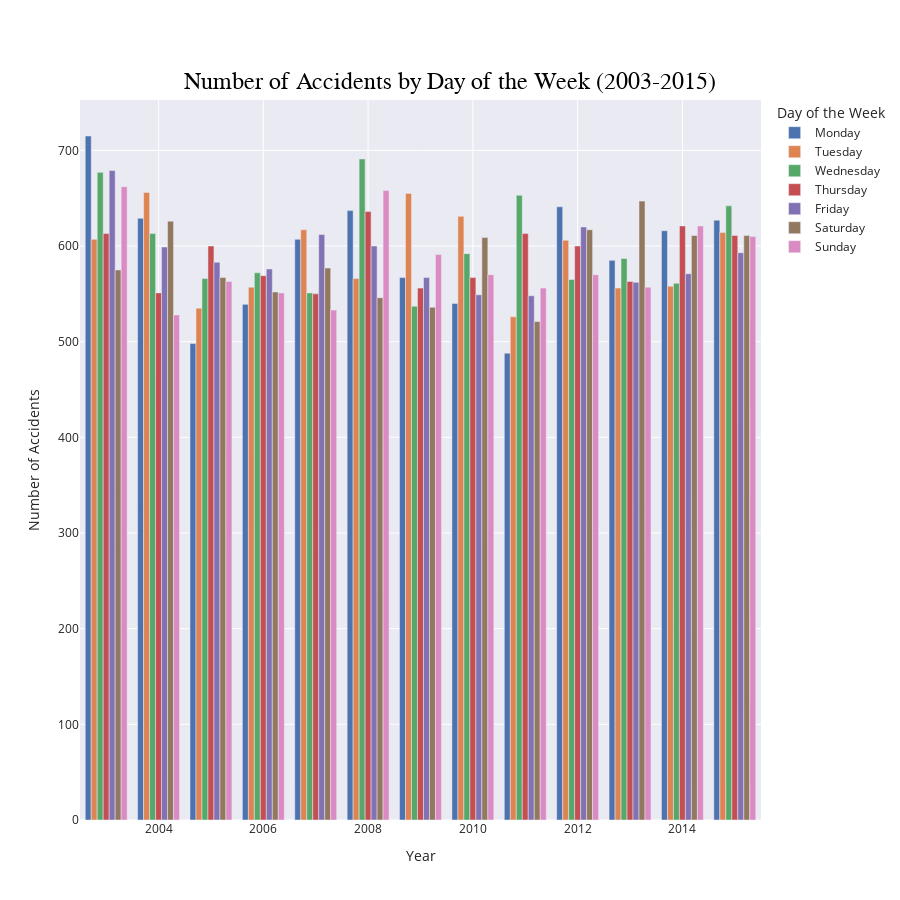

The code cell stored with this chart in its notebook:
### Code cell
# Create a figure with plotly.graph_objects
fig = go.Figure()


# Add one bar for each day of the week
for idx, day in enumerate(ordered_days):
    day_data = accidents_long_df[accidents_long_df['DayOfWeek'] == day]
    fig.add_trace(go.Bar(
        x=day_data['Year'],
        y=day_data['Accidents'],
        name=day,
        text=day_data['Accidents'],  # Number of accidents displayed inside the bar
        hoverinfo='text',
        hovertemplate='<b>Day of the week</b>: ' + day + '<br>' +
                      '<b>Year</b>: %{x}<br>' +
                      '<b>Accidents</b>: %{y}<br><br>' +
                      '%{hovertext}<extra></extra>',
        hovertext=day_data['Tooltip'].str.replace(r"(#\d+)", r"<b>\1</b>"), # Custom hover text
    ))

# Update the layout for a grouped bar chart
fig.update_layout(
    height=900,
    barmode='group',
    title={
        'text': 'Number of Accidents by Day of the Week (2003-2015)',
        'y':0.92,
        'x':0.5,
        'xanchor': 'center',
        'yanchor': 'top',
        'font': dict(
            family="Arial, sans-serif",
            size=24,
            color="black",
        ),
    },
    xaxis=dict(title='Year'),
    yaxis=dict(title='Number of Accidents'),
    legend_title='Day of the Week',
    uniformtext_minsize=8,  # Ensures text size inside bars is readable
    uniformtext_mode='hide',  # Hides text if the bar is too small
    template='seaborn', # nice!
)

# Show the figure
fig.show()

# Save the figure
#py.plot(fig, filename='day_of_the_week_plot.html')

### Figure 1 — Plotly figure (JSON) as saved in the notebook; plotly's stock layout.template omitted (floating-point values rounded to 4 significant figures)
{"data": [{"hoverinfo": "text", "hovertemplate": "<b>Day of the week</b>: Monday<br><b>Year</b>: %{x}<br><b>Accidents</b>: %{y}<br><br>%{hovertext}<extra></extra>", "hovertext": ["Mondays in 2003 were the #1 worst day for accidents", "Mondays in 2004 were the #16 worst day for accidents", "Mondays in 2005 were the #90 worst day for accidents", "Mondays in 2006 were the #82 worst day for accidents", "Mondays in 2007 were the #35 worst day for accidents", "Mondays in 2008 were the #13 worst day for accidents", "Mondays in 2009 were the #56 worst day for accidents", "Mondays in 2010 were the #81 worst day for accidents", "Mondays in 2011 were the #91 worst day for accidents", "Mondays in 2012 were the #12 worst day for accidents", "Mondays in 2013 were the #46 worst day for accidents", "Mondays in 2014 were the #24 worst day for accidents", "Mondays in 2015 were the #17 worst day for accidents"], "name": "Monday", "text": [715, 629, 498, 539, 607, 637, 567, 540, 488, 641, 585, 616, 627], "type": "bar", "x": [2003, 2004, 2005, 2006, 2007, 2008, 2009, 2010, 2011, 2012, 2013, 2014, 2015], "y": [715, 629, 498, 539, 607, 637, 567, 540, 488, 641, 585, 616, 627]}, {"hoverinfo": "text", "hovertemplate": "<b>Day of the week</b>: Tuesday<br><b>Year</b>: %{x}<br><b>Accidents</b>: %{y}<br><br>%{hovertext}<extra></extra>", "hovertext": ["Tuesdays in 2003 were the #35 worst day for accidents", "Tuesdays in 2004 were the #7 worst day for accidents", "Tuesdays in 2005 were the #85 worst day for accidents", "Tuesdays in 2006 were the #68 worst day for accidents", "Tuesdays in 2007 were the #22 worst day for accidents", "Tuesdays in 2008 were the #60 worst day for accidents", "Tuesdays in 2009 were the #8 worst day for accidents", "Tuesdays in 2010 were the #15 worst day for accidents", "Tuesdays in 2011 were the #88 worst day for accidents", "Tuesdays in 2012 were the #37 worst day for accidents", "Tuesdays in 2013 were the #70 worst day for accidents", "Tuesdays in 2014 were the #67 worst day for accidents", "Tuesdays in 2015 were the #25 worst day for accidents"], "name": "Tuesday", "text": [607, 656, 535, 557, 617, 566, 655, 631, 526, 606, 556, 558, 614], "type": "bar", "x": [2003, 2004, 2005, 2006, 2007, 2008, 2009, 2010, 2011, 2012, 2013, 2014, 2015], "y": [607, 656, 535, 557, 617, 566, 655, 631, 526, 606, 556, 558, 614]}, {"hoverinfo": "text", "hovertemplate": "<b>Day of the week</b>: Wednesday<br><b>Year</b>: %{x}<br><b>Accidents</b>: %{y}<br><br>%{hovertext}<extra></extra>", "hovertext": ["Wednesdays in 2003 were the #4 worst day for accidents", "Wednesdays in 2004 were the #26 worst day for accidents", "Wednesdays in 2005 were the #60 worst day for accidents", "Wednesdays in 2006 were the #51 worst day for accidents", "Wednesdays in 2007 were the #74 worst day for accidents", "Wednesdays in 2008 were the #2 worst day for accidents", "Wednesdays in 2009 were the #83 worst day for accidents", "Wednesdays in 2010 were the #43 worst day for accidents", "Wednesdays in 2011 were the #9 worst day for accidents", "Wednesdays in 2012 were the #62 worst day for accidents", "Wednesdays in 2013 were the #45 worst day for accidents", "Wednesdays in 2014 were the #66 worst day for accidents", "Wednesdays in 2015 were the #11 worst day for accidents"], "name": "Wednesday", "text": [677, 613, 566, 572, 551, 691, 537, 592, 653, 565, 587, 561, 642], "type": "bar", "x": [2003, 2004, 2005, 2006, 2007, 2008, 2009, 2010, 2011, 2012, 2013, 2014, 2015], "y": [677, 613, 566, 572, 551, 691, 537, 592, 653, 565, 587, 561, 642]}, {"hoverinfo": "text", "hovertemplate": "<b>Day of the week</b>: Thursday<br><b>Year</b>: %{x}<br><b>Accidents</b>: %{y}<br><br>%{hovertext}<extra></extra>", "hovertext": ["Thursdays in 2003 were the #26 worst day for accidents", "Thursdays in 2004 were the #74 worst day for accidents", "Thursdays in 2005 were the #38 worst day for accidents", "Thursdays in 2006 were the #55 worst day for accidents", "Thursdays in 2007 were the #77 worst day for accidents", "Thursdays in 2008 were the #14 worst day for accidents", "Thursdays in 2009 were the #70 worst day for accidents", "Thursdays in 2010 were the #56 worst day for accidents", "Thursdays in 2011 were the #26 worst day for accidents", "Thursdays in 2012 were the #38 worst day for accidents", "Thursdays in 2013 were the #63 worst day for accidents", "Thursdays in 2014 were the #19 worst day for accidents", "Thursdays in 2015 were the #30 worst day for accidents"], "name": "Thursday", "text": [613, 551, 600, 569, 550, 636, 556, 567, 613, 600, 563, 621, 611], "type": "bar", "x": [2003, 2004, 2005, 2006, 2007, 2008, 2009, 2010, 2011, 2012, 2013, 2014, 2015], "y": [613, 551, 600, 569, 550, 636, 556, 567, 613, 600, 563, 621, 611]}, {"hoverinfo": "text", "hovertemplate": "<b>Day of the week</b>: Friday<br><b>Year</b>: %{x}<br><b>Accidents</b>: %{y}<br><br>%{hovertext}<extra></extra>", "hovertext": ["Fridays in 2003 were the #3 worst day for accidents", "Fridays in 2004 were the #41 worst day for accidents", "Fridays in 2005 were the #47 worst day for accidents", "Fridays in 2006 were the #49 worst day for accidents", "Fridays in 2007 were the #29 worst day for accidents", "Fridays in 2008 were the #38 worst day for accidents", "Fridays in 2009 were the #56 worst day for accidents", "Fridays in 2010 were the #78 worst day for accidents", "Fridays in 2011 were the #79 worst day for accidents", "Fridays in 2012 were the #21 worst day for accidents", "Fridays in 2013 were the #65 worst day for accidents", "Fridays in 2014 were the #52 worst day for accidents", "Fridays in 2015 were the #42 worst day for accidents"], "name": "Friday", "text": [679, 599, 583, 576, 612, 600, 567, 549, 548, 620, 562, 571, 593], "type": "bar", "x": [2003, 2004, 2005, 2006, 2007, 2008, 2009, 2010, 2011, 2012, 2013, 2014, 2015], "y": [679, 599, 583, 576, 612, 600, 567, 549, 548, 620, 562, 571, 593]}, {"hoverinfo": "text", "hovertemplate": "<b>Day of the week</b>: Saturday<br><b>Year</b>: %{x}<br><b>Accidents</b>: %{y}<br><br>%{hovertext}<extra></extra>", "hovertext": ["Saturdays in 2003 were the #50 worst day for accidents", "Saturdays in 2004 were the #18 worst day for accidents", "Saturdays in 2005 were the #56 worst day for accidents", "Saturdays in 2006 were the #73 worst day for accidents", "Saturdays in 2007 were the #48 worst day for accidents", "Saturdays in 2008 were the #80 worst day for accidents", "Saturdays in 2009 were the #84 worst day for accidents", "Saturdays in 2010 were the #34 worst day for accidents", "Saturdays in 2011 were the #89 worst day for accidents", "Saturdays in 2012 were the #22 worst day for accidents", "Saturdays in 2013 were the #10 worst day for accidents", "Saturdays in 2014 were the #30 worst day for accidents", "Saturdays in 2015 were the #30 worst day for accidents"], "name": "Saturday", "text": [575, 626, 567, 552, 577, 546, 536, 609, 521, 617, 647, 611, 611], "type": "bar", "x": [2003, 2004, 2005, 2006, 2007, 2008, 2009, 2010, 2011, 2012, 2013, 2014, 2015], "y": [575, 626, 567, 552, 577, 546, 536, 609, 521, 617, 647, 611, 611]}, {"hoverinfo": "text", "hovertemplate": "<b>Day of the week</b>: Sunday<br><b>Year</b>: %{x}<br><b>Accidents</b>: %{y}<br><br>%{hovertext}<extra></extra>", "hovertext": ["Sundays in 2003 were the #5 worst day for accidents", "Sundays in 2004 were the #87 worst day for accidents", "Sundays in 2005 were the #63 worst day for accidents", "Sundays in 2006 were the #74 worst day for accidents", "Sundays in 2007 were the #86 worst day for accidents", "Sundays in 2008 were the #6 worst day for accidents", "Sundays in 2009 were the #44 worst day for accidents", "Sundays in 2010 were the #53 worst day for accidents", "Sundays in 2011 were the #70 worst day for accidents", "Sundays in 2012 were the #53 worst day for accidents", "Sundays in 2013 were the #68 worst day for accidents", "Sundays in 2014 were the #19 worst day for accidents", "Sundays in 2015 were the #33 worst day for accidents"], "name": "Sunday", "text": [662, 528, 563, 551, 533, 658, 591, 570, 556, 570, 557, 621, 610], "type": "bar", "x": [2003, 2004, 2005, 2006, 2007, 2008, 2009, 2010, 2011, 2012, 2013, 2014, 2015], "y": [662, 528, 563, 551, 533, 658, 591, 570, 556, 570, 557, 621, 610]}], "layout": {"barmode": "group", "height": 900, "legend": {"title": {"text": "Day of the Week"}}, "title": {"font": {"color": "black", "family": "Arial, sans-serif", "size": 24}, "text": "Number of Accidents by Day of the Week (2003-2015)", "x": 0.5, "xanchor": "center", "y": 0.92, "yanchor": "top"}, "uniformtext": {"minsize": 8, "mode": "hide"}, "xaxis": {"title": {"text": "Year"}}, "yaxis": {"title": {"text": "Number of Accidents"}}}}
